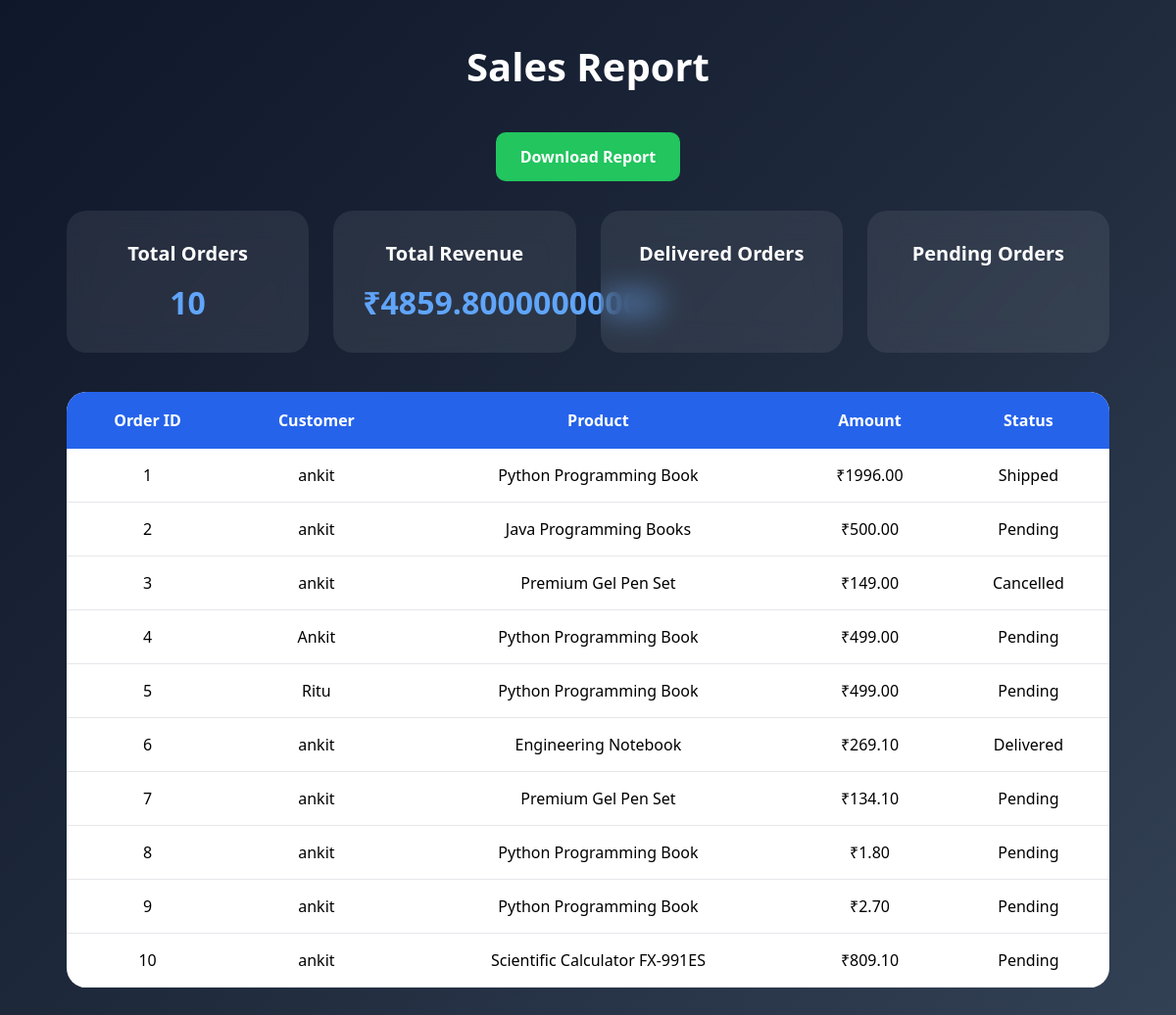
The app's page /sales-report/, older data.
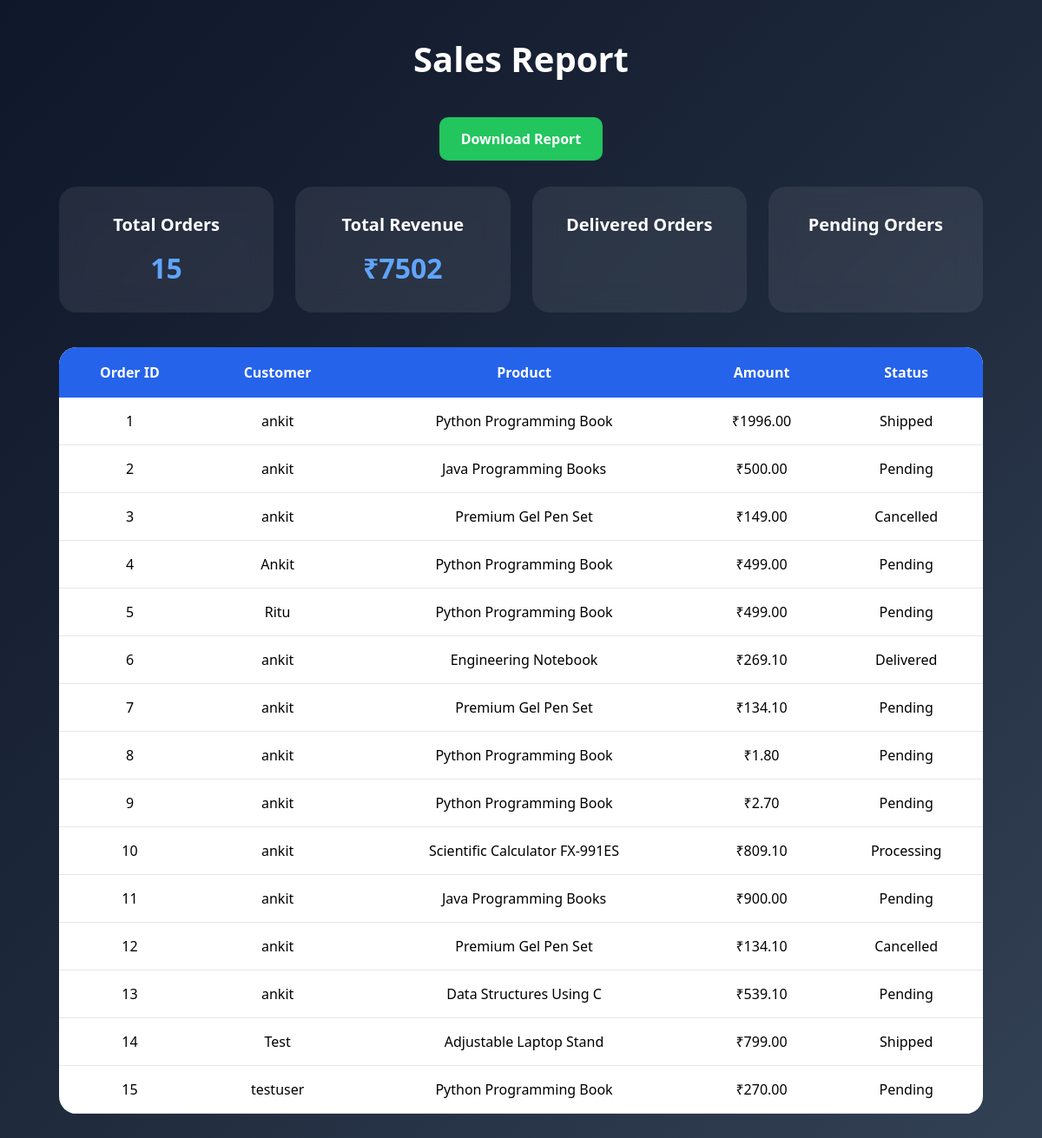
The same page, newer data.
### shop/models.py (models this page shows, shortened)
class Order(models.Model):
    STATUS_CHOICES = [
        ('Pending','Pending'),
        ('Processing','Processing'),
        ('Shipped','Shipped'),
        ('Delivered','Delivered')
    ]
    PAYMENT_CHOICES = [
        ('COD','Cash On Delivery'),
        ('QR','UPI QR'),
        ('CARD','Card Payment')
    ]
    user = models.ForeignKey(
        User,
        on_delete=models.CASCADE
    )
    product = models.ForeignKey(
        Product,
        on_delete=models.CASCADE
    )
    quantity = models.IntegerField()
    total_price = models.DecimalField(
        max_digits=10,
        decimal_places=2
    )
    payment_method = models.CharField(
        max_length=20,
        choices=PAYMENT_CHOICES,
        default='COD'
    )
    status = models.CharField(
        max_length=20,
        choices=STATUS_CHOICES,
        default='Pending'
    )
    created_at = models.DateTimeField(
        auto_now_add=True
    )

class Product(models.Model):
    name = models.CharField(max_length=200)
    description = models.TextField()
    price = models.IntegerField()
    image = models.ImageField(upload_to='products/')
    category = models.CharField(max_length=100)

### shop/views.py (the view)
def sales_report(request):
    orders = Order.objects.all()
    total_orders = orders.count()
    total_revenue = orders.aggregate(
        Sum('total_price')
    )['total_price__sum'] or 0
    return render(
        request,
        'sales_report.html',
        {
            'orders': orders,
            'total_orders': total_orders,
            'total_revenue': total_revenue
        }
    )

### templates/sales_report.html (shortened to what this page needs)
{% load static %}
<!doctype html>
<html lang="en">
  <head>
    <link rel="stylesheet" href="{% static 'css/sales_report.css' %}" />
  </head>
  <body>
    <div class="container">
      <h1>Sales Report</h1>
      <div class="download-section">
        <a href="{% url 'download_report' %}" class="download-btn">
          Download Report
        </a>
      </div>
      <div class="stats">
        <div class="card">
          <h2>Total Orders</h2>
          <p>{{ total_orders }}</p>
        </div>
        <div class="card">
          <h2>Total Revenue</h2>
          <p>₹{{ total_revenue }}</p>
        </div>
        <div class="card">
          <h2>Delivered Orders</h2>
        </div>
        <div class="card">
          <h2>Pending Orders</h2>
        </div>
      </div>
      <div class="table-container">
        <table>
          <tr>
            <th>Order ID</th>
            <th>Customer</th>
            <th>Product</th>
            <th>Amount</th>
            <th>Status</th>
          </tr>
          {% for order in orders %}
          <tr>
            <td>{{ order.id }}</td>
            <td>{{ order.user.username }}</td>
            <td>{{ order.product.name }}</td>
            <td>₹{{ order.total_price }}</td>
            <td>{{ order.status }}</td>
          </tr>
          {% endfor %}
        </table>
      </div>
    </div>
  </body>
</html>

Row changes from the older to the newer data that the page shows:
changed Order "Scientific Calculator FX-991ES": status "Pending" → "Processing"
added Order: id "11", user.username "ankit", product.name "Java Programming Books", total_price "900.00", status "Pending"
added Order: id "12", user.username "ankit", product.name "Premium Gel Pen Set", total_price "134.10", status "Cancelled"
added Order: id "13", user.username "ankit", product.name "Data Structures Using C", total_price "539.10", status "Pending"
added Order: id "14", user.username "Test", product.name "Adjustable Laptop Stand", total_price "799.00", status "Shipped"
added Order: id "15", user.username "testuser", product.name "Python Programming Book", total_price "270.00", status "Pending"
Text that changed along with them:
{{ total_orders }}: "10" → "15"
{{ total_revenue }}: "4859.80000000000" → "7502"
